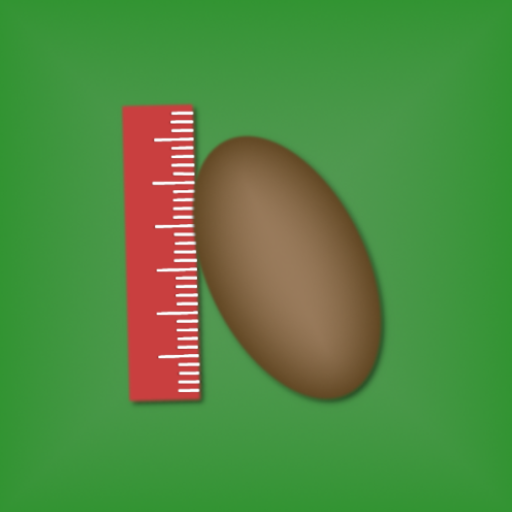
#> input picture Potato_App/app/src/main/ic_launcher-playstore.png, 512 x 512 px
$ python -i potato_project_machine_learning_chqv5.py   (imports and definitions only)   (older library calls are emulated)
#> lines starting #> are read from the running program, lines starting #| are printed output that depends on the picture; after the words box and inside, x2 and y2 are one past the last pixel; in counts of white or black regions, pixels touching at a corner belong together
#> further down, picture is the input picture: shape (512, 512, 3); mean B, G, R 64.4, 137.1, 82.3
# -*- coding: utf-8 -*-
"""
Created on Mon Apr  5 19:27:39 2021

This script outputs 6 items in this order:

1. array containing data for each potato in image (convert to java array using Chaquopy)
2. number of potatoes (string)
3. minimum l/w ratio (string)
4. maximum l/w ratio (string)
5. average l/w ratio (string)
6. processed image (encoded as a string, decode using Chaquopy)

The main() function contains three input parameters: The encoded image from
Chaquopy and a string specifying the coin reference object being used. At this
time the only options are "Quarter", "Dime", or "None". Measurements are in centimeters.
If no reference object is used, the measurements will be returned in pixels.
There is also a good chance it may not work well due to no size thresholding if
no reference object is used.


*This version uses a trained U-Net binary segmentation model for the binary
 thresholding of the image. It has proven to be much more accurate, but slower


@author: Alex (alexander.glenn@wsu.edu)
"""

#-----------------------------------------------------------
# These libraries need to be imported in Chaquopy: numpy, opencv, imutils, PIL, skimage, tflite-runtime
import numpy as np
import cv2
import imutils
import imutils.contours
from PIL import Image
import io
import skimage
import skimage.segmentation
import skimage.morphology
from os.path import dirname, join
import tflite_runtime.interpreter as tflite
#-----------------------------------------------------------

# [16 lines left out: functions text_scaling, coin_type, not called in this run]

def binary_threshold(output_img):
    # turn into grayscale image
    img_gray = cv2.cvtColor(output_img, cv2.COLOR_BGR2GRAY)
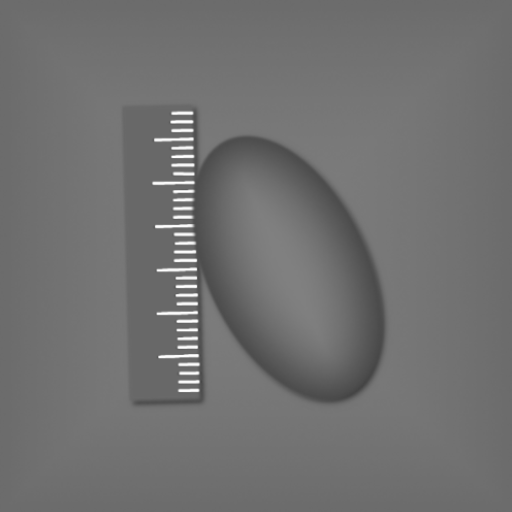
#> img_gray: shape (512, 512); min 68, max 255, mean 112.4

    # binary thresholding
    blurred_img = cv2.GaussianBlur(img_gray, (3,3), 0)

    # need auto canny values and auto adaptive values:
    v = np.median(blurred_img)
#> v = 113
    sigma = 0.33
    lower = int(max(0, (1.0 - sigma) * v))
#> lower = 75
    upper = int(min(255, (1.0 + sigma) * v))
#> upper = 150

    block_size = int(min(output_img.shape[0], output_img.shape[1])*0.4)
#> block_size = 204
    if(block_size % 2) == 0:
        block_size = block_size+1
#> block_size = 205

    # Find adaptive and normal threshold
    adaptive_thresh = cv2.adaptiveThreshold(blurred_img, 255, cv2.ADAPTIVE_THRESH_GAUSSIAN_C, cv2.THRESH_BINARY, block_size,0)
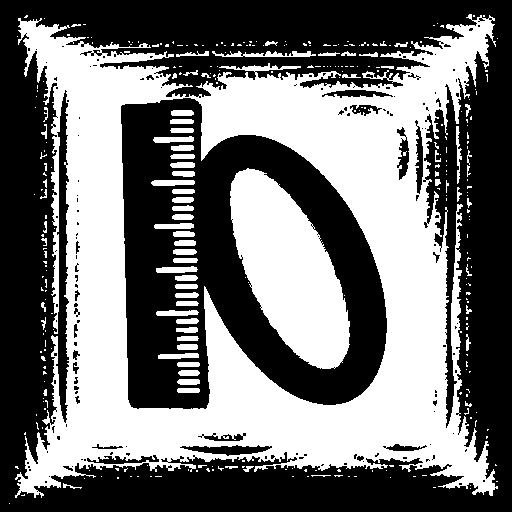
#> adaptive_thresh: shape (512, 512); 44.9% white; 321 white regions (248 under 20 px), largest, box (x1, y1, x2, y2) and area: (15, 14, 498, 498) 96205, (230, 168, 350, 369) 14288, (212, 51, 316, 57) 361
    ret, normal_thresh = cv2.threshold(blurred_img, 0, 255, cv2.THRESH_BINARY|cv2.THRESH_OTSU)
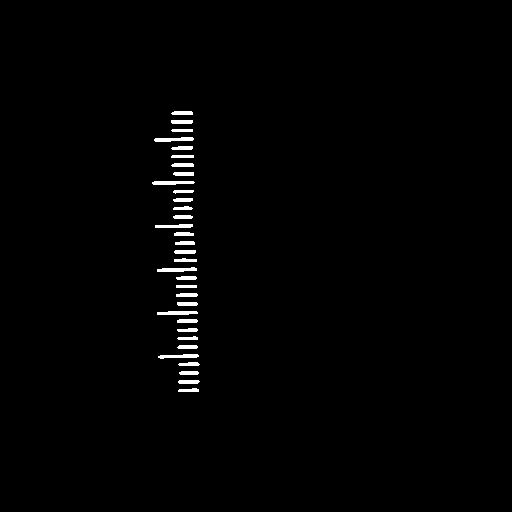
#> normal_thresh: shape (512, 512); 1.1% white; 33 white regions, largest, box (x1, y1, x2, y2) and area: (152, 181, 195, 185) 148, (154, 137, 194, 142) 146, (157, 267, 197, 272) 146
#> ret = 158

    # Find canny threshold
    canny_thresh = cv2.Canny(img_gray, lower, upper)
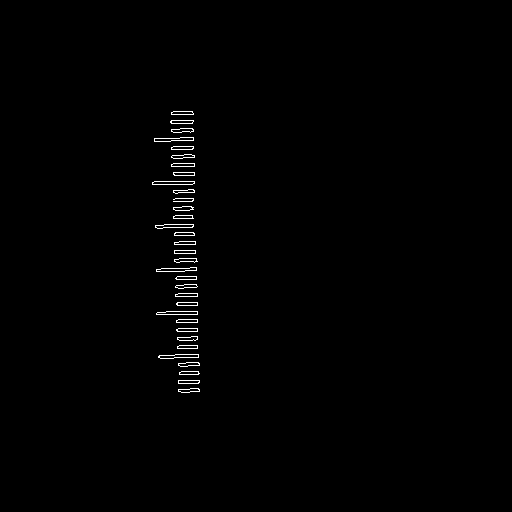
#> canny_thresh: shape (512, 512); 0.68% white in thin lines or dots, all inside (x1, y1, x2, y2) = (152, 111, 200, 393)

    cnts = cv2.findContours(canny_thresh, cv2.RETR_EXTERNAL, cv2.CHAIN_APPROX_SIMPLE)
#> cnts = 33 contours, 1 with area under 20; largest, box (x1, y1, x2, y2) and area: (152, 181, 195, 185) 123, (158, 354, 199, 359) 117, (156, 311, 198, 315) 113, (155, 224, 194, 229) 111, (156, 267, 197, 272) 110

    cnts = imutils.grab_contours(cnts)

    copy = np.zeros_like(output_img)

    for c in cnts:
        hull = cv2.convexHull(c) # Find convex hull of canny threshold
        cv2.drawContours(copy, [hull], -1, (255,255,255), -1)
#> this loop made 33 passes
#> (c, hull) on pass 17: ([[174, 250], [174, 253], [195, 253], [195, 250]], [[195, 250], [195, 253], [174, 253], [174, 250]])
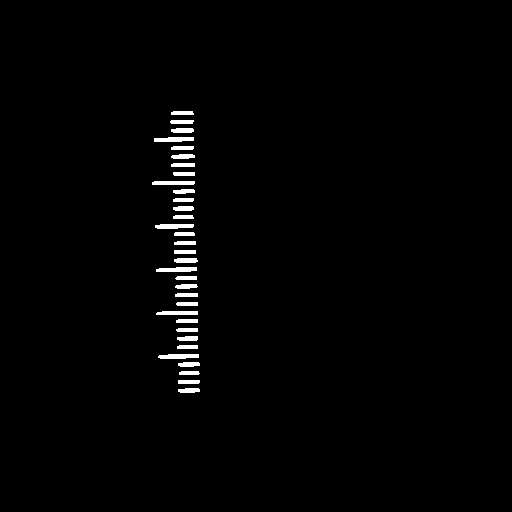
#> copy: shape (512, 512, 3); 1.3% white; 33 white regions, largest, box (x1, y1, x2, y2) and area: (158, 354, 199, 359) 179, (156, 267, 197, 272) 176, (154, 137, 194, 142) 174

    contour_thresh = cv2.cvtColor(copy, cv2.COLOR_BGR2GRAY)
#> contour_thresh: shape (512, 512); 1.3% white; 33 white regions

    # Multiply alll thresholds together
    final_thresh = contour_thresh*normal_thresh*adaptive_thresh

    cnts = cv2.findContours(final_thresh, cv2.RETR_EXTERNAL, cv2.CHAIN_APPROX_SIMPLE)
#> cnts = 33 contours; largest, box (x1, y1, x2, y2) and area: (154, 137, 194, 142) 105, (152, 181, 195, 185) 104, (157, 267, 197, 272) 104, (157, 311, 198, 315) 100, (158, 354, 199, 359) 96

    cnts = imutils.grab_contours(cnts)

    copy2 = np.zeros_like(output_img)

    # Find outer contour of final threshold
    for c in cnts:
        hull = cv2.convexHull(c)
        cv2.drawContours(copy2, [hull], -1, (255,255,255), -1)
#> this loop made 33 passes
#> (c, hull) on pass 13: ([[176, 285], [176, 287], [196, 287], [196, 285]], [[196, 285], [196, 287], [176, 287], [176, 285]])
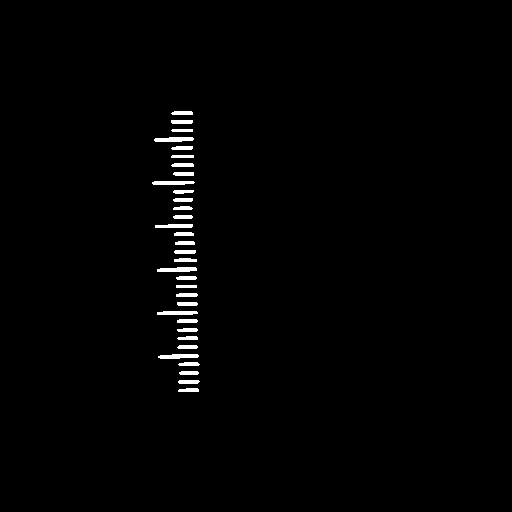
#> copy2: shape (512, 512, 3); 1.2% white; 33 white regions, largest, box (x1, y1, x2, y2) and area: (154, 137, 194, 142) 169, (157, 267, 197, 272) 169, (158, 354, 199, 359) 166

    new_final_thresh = cv2.cvtColor(copy2, cv2.COLOR_BGR2GRAY)

    return new_final_thresh

# [319 lines left out: functions ref_obj_analysis, main, not called in this run]

>>> import cv2
>>> picture = cv2.imread('../ic_launcher-playstore.png')
>>> result = binary_threshold(picture)
